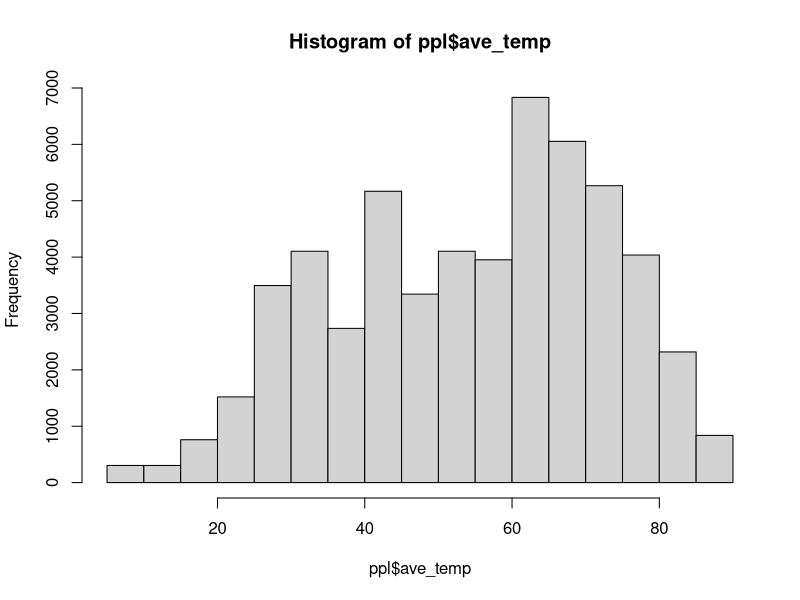

This chart was generated by the following R code:
## ---- chunk 1
knitr::opts_chunk$set(echo = TRUE)
## ---- chunk 2
ppl <- read.csv("./data/FY25 PPL Electricity Data.csv")
## ---- chunk 3
str(ppl)
head(ppl, 10)
View(ppl)
## ---- chunk 4
summary(ppl)
## ---- chunk 5
hist(ppl$ave_temp)
